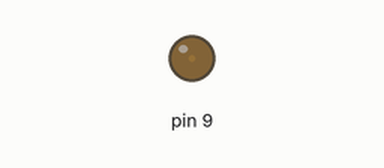
Bench run of a sketch on a simulated Arduino Uno, built with avr-gcc and run on an emulated ATmega328P. Shown: output pins drawn as LEDs (lit = HIGH).

Above: at 0.05 s.
At 1.15 s:
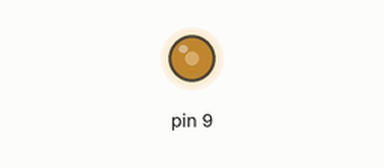
At 2.3 s:
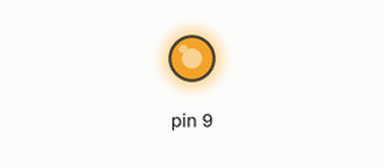
At 4.6 s:
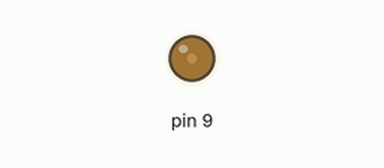
Timing chart, 0 to 6.7 s (numbered marks = the images above):
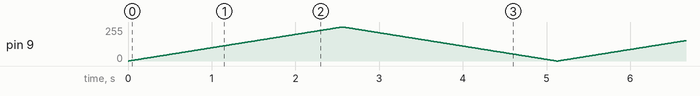

The sketch:

HeartBead.ino
```cpp
int brightness = 128;

void setup()
{
  pinMode(9, OUTPUT);


}

void loop()
{
 for (brightness = 0; brightness<=255; brightness ++)
{
  analogWrite(9,brightness);

  delay(10);
}
for (brightness = 255; brightness>=0; brightness --)
{
  analogWrite(9,brightness);

  delay(10);


  }

  delay(1);
}
```
